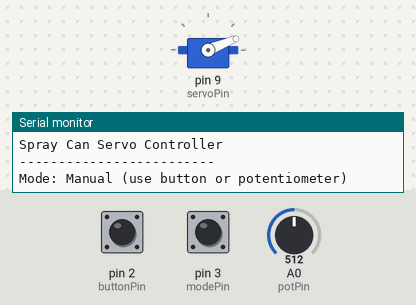
A sketch run on a simulated Arduino Uno, built with avr-gcc and run on an emulated ATmega328P. On the bench: servo, the last lines printed to the serial monitor. The inputs (shaded band) are chosen by the test bench; at power-on: A0 (potPin) = 512, pin 3 (modePin) HIGH, pin 2 (buttonPin) HIGH.

Above: at 1.2 s.
1.3 s: A0 (potPin) set to 306
At 2.3 s:
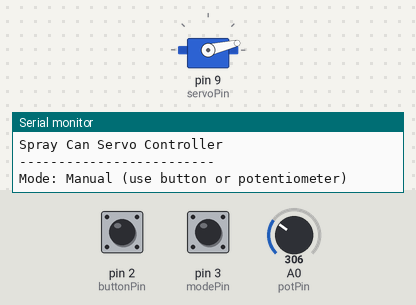
2.8 s: pin 3 (modePin) pulled LOW for 3.2 s
At 5.8 s:
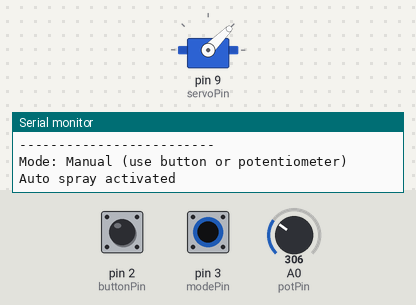
7.5 s: pin 3 (modePin) pulled LOW for 0.15 s
At 8.6 s:
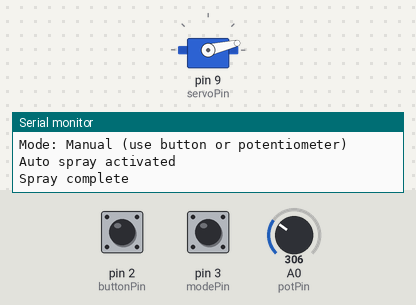
9.1 s: pin 2 (buttonPin) pulled LOW for 0.15 s
10.7 s: A0 (potPin) set to 511
At 11.2 s:
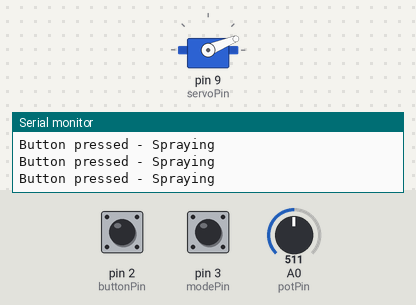
12.2 s: A0 (potPin) set to 0
At 12.9 s:
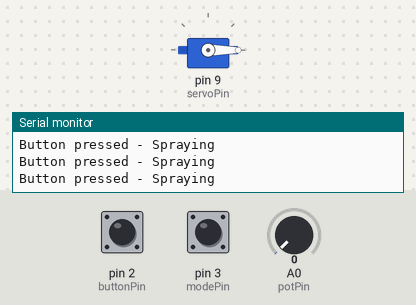
Timing chart, 0 to 14.7 s (numbered marks = the images above; inputs shaded):
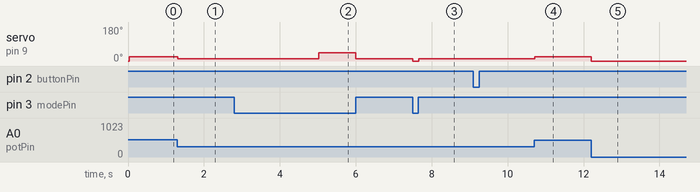

The sketch:

spray_can_contoller.ino
```cpp
//DIYREVOLUTION
#include <Servo.h>

// Pin definitions
const int servoPin = 9;     // Servo signal pin
const int buttonPin = 2;    // Optional button to trigger spray
const int potPin = A0;      // Optional potentiometer for manual servo angle control

// Spray parameters
const int restPosition = 0;      // Servo angle when not spraying (degrees)
const int sprayPosition = 45;    // Servo angle when spraying (degrees)
const int sprayDuration = 1000;  // How long to spray (milliseconds)
const int sprayInterval = 5000;  // Time between sprays in auto mode (milliseconds)

// Mode parameters
const int modePin = 3;      // Switch to select between auto/manual modes
bool autoMode = false;      // Mode flag (true = auto, false = manual)

// Create servo object
Servo sprayServo;

// Variables to track timing and state
unsigned long lastSprayTime = 0;
bool isCurrentlySpraying = false;
int servoAngle = restPosition;

void setup() {
  // Initialize servo
  sprayServo.attach(servoPin);
  sprayServo.write(restPosition);

  // Initialize input pins
  pinMode(buttonPin, INPUT_PULLUP);  // Button uses internal pullup
  pinMode(modePin, INPUT_PULLUP);    // Mode switch uses internal pullup

  // Initialize serial for debugging
  Serial.begin(9600);
  Serial.println("Spray Can Servo Controller");
  Serial.println("-------------------------");
  Serial.println("Mode: Manual (use button or potentiometer)");
}

void loop() {
  // Check mode switch
  autoMode = !digitalRead(modePin);  // Switch to ground = auto mode

  if (autoMode) {
    // AUTO MODE: Spray at regular intervals
    if (millis() - lastSprayTime > sprayInterval && !isCurrentlySpraying) {
      spray();
    }

    // Check if spray duration is complete
    if (isCurrentlySpraying && millis() - lastSprayTime > sprayDuration) {
      resetSpray();
    }
  }
  else {
    // MANUAL MODE: Use button or potentiometer

    // Button control (momentary spray)
    if (digitalRead(buttonPin) == LOW) {
      sprayServo.write(sprayPosition);
      Serial.println("Button pressed - Spraying");
    } else {
      sprayServo.write(restPosition);
    }

    // Potentiometer control (manual positioning)
    int potValue = analogRead(potPin);
    servoAngle = map(potValue, 0, 1023, restPosition, sprayPosition);
    sprayServo.write(servoAngle);
  }

  // Small delay to stabilize readings
  delay(20);
}

// Function to start spraying
void spray() {
  sprayServo.write(sprayPosition);
  lastSprayTime = millis();
  isCurrentlySpraying = true;
  Serial.println("Auto spray activated");
}

// Function to stop spraying
void resetSpray() {
  sprayServo.write(restPosition);
  isCurrentlySpraying = false;
  Serial.println("Spray complete");
}
```

Measured:
- after the input at 1.3 s, servo on pin 9 (servoPin): 22° → 13° at once
- after the input at 2.8 s, servo on pin 9 (servoPin): 13° → 45° after 2.2 s, → 13° 0.98 s later
- after the input at 7.5 s, servo on pin 9 (servoPin): 13° → 0° at once, → 13° 0.16 s later
- after the input at 10.7 s, servo on pin 9 (servoPin): 13° → 22° at once
- after the input at 12.2 s, servo on pin 9 (servoPin): 22° → 0° at once
